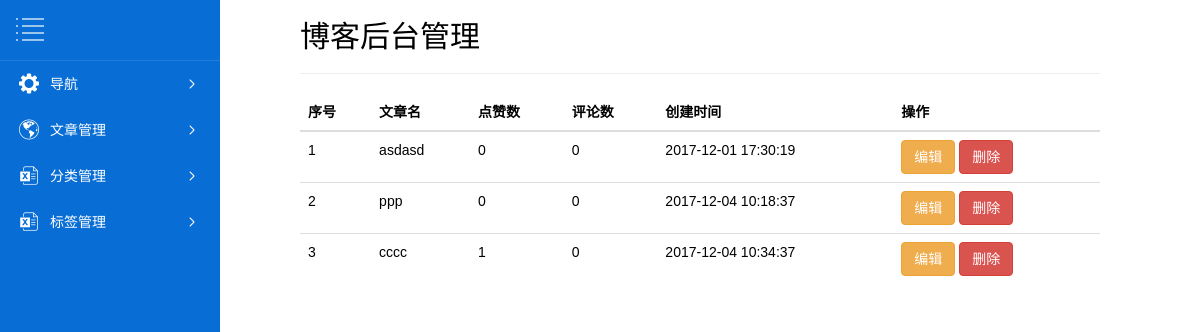
Page /manage/home/ (signed in) on the committed database.
### blog/models.py (models this page shows, shortened)
class Article(models.Model):
    id = models.BigAutoField(primary_key=True)
    title = models.CharField(max_length=64, verbose_name='文章标题')
    summary = models.CharField(max_length=512, verbose_name='文章概要')
    create_time = models.DateTimeField(verbose_name='创建时间', auto_now_add=True)
    update_time = models.DateTimeField(verbose_name='修改时间', auto_now_add=True)
    read_count = models.IntegerField(verbose_name='阅读次数', default=0)
    comment_count = models.IntegerField(verbose_name='评论次数', default=0)
    up_count = models.IntegerField(verbose_name='点赞次数', default=0)
    down_count = models.IntegerField(verbose_name='反对次数', default=0)
    blog = models.ForeignKey(to='Blog', to_field='id', verbose_name='博客')
    article_detail = models.OneToOneField(to='ArticleDetail', to_field='id', verbose_name='文章详细')
    category = models.ForeignKey(to='Category', to_field='id', verbose_name='文章分类')
    tags = models.ManyToManyField(verbose_name='文章标签', to='Tag', through='Tag2Article',
                                  through_fields=('article', 'tag'))
    type_category = models.ForeignKey(to='TypeCategory', to_field='id', verbose_name='文章类型分类名称')
    class Meta:
        verbose_name_plural = '文章表'

### manager/views.py (the view)
def manage_main(request):
    articles = models.Article.objects.filter(blog__user__username=request.session.get("username"))
    return render(request, 'manage_home.html', {"articles": articles})

### templates/manage_home.html (shortened to what this page needs)
<!DOCTYPE html>
<html lang="zh">
<head>
    <link rel="stylesheet" href="https://cdn.bootcss.com/bootstrap/3.3.7/css/bootstrap.min.css">
    <link rel="stylesheet" href="https://cdn.bootcss.com/font-awesome/4.7.0/css/font-awesome.min.css">
    <link rel="stylesheet" type="text/css" href="/static/css/htmleaf-demo.css">
    <link rel="stylesheet" type="text/css" href="/static/css/nav.css">
    <link rel="stylesheet" type="text/css" href="/static/fonts/iconfont.css">
</head>
<body>
<div class="nav">
    <div class="nav-top">
        <div id="mini" style="border-bottom:1px solid rgba(255,255,255,.1)"><img src="/static/img/mini.png"></div>
    </div>
    <ul>
        <li class="nav-item">
            <a href="javascript:;"><i class="my-icon nav-icon icon_1"></i><span>导航</span><i
                    class="my-icon nav-more"></i></a>
        </li>
        <li class="nav-item">
            <a href="javascript:;"><i class="my-icon nav-icon icon_2"></i><span>文章管理</span><i
                    class="my-icon nav-more"></i></a>
        </li>
        <li class="nav-item">
            <a href="javascript:;"><i class="my-icon nav-icon icon_3"></i><span>分类管理</span><i
                    class="my-icon nav-more"></i></a>
        </li>
        <li class="nav-item">
            <a href="javascript:;"><i class="my-icon nav-icon icon_3"></i><span>标签管理</span><i
                    class="my-icon nav-more"></i></a>
        </li>
    </ul>
</div>
<div class="content">
    <div class="col-md-8 col-md-offset-3">
        {% block content %}
            <div class="row">
                <h2>博客后台管理</h2>
                <hr>
                <table class="table table-hover">
                    <thead>
                    <tr>
                        <th>序号</th>
                        <th>文章名</th>
                        <th>点赞数</th>
                        <th>评论数</th>
                        <th>创建时间</th>
                        <th>操作</th>
                    </tr>
                    </thead>
                    <tbody>
                    {% for article in articles %}
                        <tr>
                            <td>{{ forloop.counter }}</td>
                            <td>{{ article.title }}</td>
                            <td>{{ article.up_count }}</td>
                            <td>{{ article.comment_count }}</td>
                            <td>{{ article.create_time|date:"Y-m-d H:i:s" }}</td>
                            <td>
                                <a href="{% url 'editAritcle' article_id=article.id %}">
                                    <button id="edit" class="btn btn-warning">编辑</button>
                                </a>
                                <a value="{% url 'delArticle' article_id=article.id %}">
                                    <button id="delete"  class="btn btn-danger">删除</button>
                                </a>
                            </td>
                        </tr>
                    {% endfor %}
                    </tbody>
                </table>
            </div>
        {% endblock %}
    </div>
</div>
</body>
</html>

### static/manager/css/htmleaf-demo.css (style rules this page uses)
body, html { font-size: 100%; padding: 0; margin: 0; }
*, *:after, *:before { -webkit-box-sizing: border-box; -moz-box-sizing: border-box; box-sizing: border-box; }
body { background: #494A5F; color: #D5D6E2; font-weight: 500; font-size: 1.05em; font-family: "Microsoft YaHei","Segoe UI", "Lucida Grande", Helvetica, Arial,sans-serif; }

### static/manager/css/nav.css (style rules this page uses)
body, html { height: 100%; background: white; color: black; }
body, ul { margin: 0; padding: 0 }
body { font: 14px "微软雅黑", "宋体", "Arial Narrow", HELVETICA; -webkit-text-size-adjust: 100%; }
li { list-style: none }
a { text-decoration: none; }
.nav { width: 220px; height: 100%; background: #086ed5; transition: all .3s; position: absolute; top: 0; left: 0; }
.nav a { display: block; overflow: hidden; padding-left: 20px; line-height: 46px; max-height: 46px; color: white; transition: all .3s; }
.nav a span { margin-left: 30px; }
.nav-item { position: relative; }
.nav-item > a:before { content: ""; position: absolute; left: 0px; width: 2px; height: 46px; background: #34A0CE; opacity: 0; transition: all .3s; }
.nav .nav-icon { font-size: 20px; position: absolute; margin-left: -1px; }
.icon_1::after { content: "\e62b"; }
.icon_2::after { content: "\e669"; }
.icon_3::after { content: "\e61d"; }
.nav-more { float: right; margin-right: 20px; font-size: 12px; transition: transform .3s; }
.nav-more::after { content: "\e621"; }

### rows in the picture
Article: title "asdasd", up_count "0", comment_count "0", create_time "2017-12-01 17:30:19"
Article: title "ppp", up_count "0", comment_count "0", create_time "2017-12-04 10:18:37"
Article: title "cccc", up_count "1", comment_count "0", create_time "2017-12-04 10:34:37"
